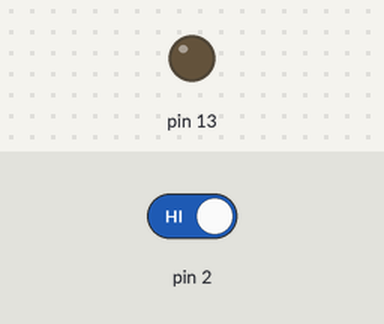
A sketch run on a simulated Arduino Uno, built with avr-gcc and run on an emulated ATmega328P. Parts: output pins drawn as LEDs (lit = HIGH). The test bench sets the inputs (shaded band); at power-on: pin 2 HIGH.

Above: at 1.2 s.
1.3 s: pin 2 driven LOW
At 1.6 s:
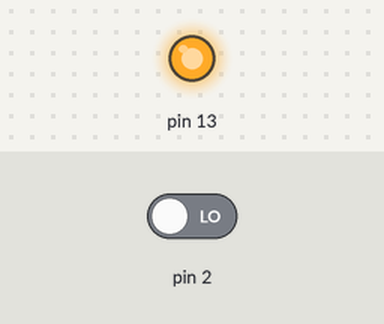
2.8 s: pin 2 driven HIGH
At 3.9 s:
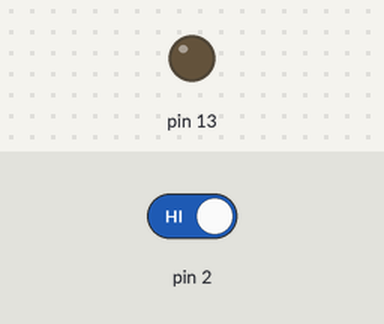
Timing chart, 0 to 5.8 s (numbered marks = the images above; inputs shaded):
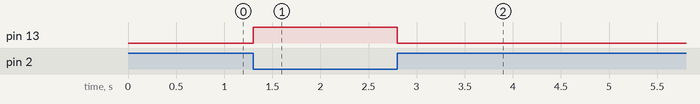

Measured:
- after the input at 1.3 s, pin 13: LOW → HIGH at once
- after the input at 2.8 s, pin 13: HIGH → LOW at once

The sketch:

IR_Obstacle.ino
```cpp
void setup() {
  // put your setup code here, to run once:
 pinMode(2,INPUT);
 pinMode(13,OUTPUT);
}

void loop() {
  // put your main code here, to run repeatedly:
  if(!digitalRead(2))
    digitalWrite(13,HIGH);
  else
    digitalWrite(13,LOW);
}
```
